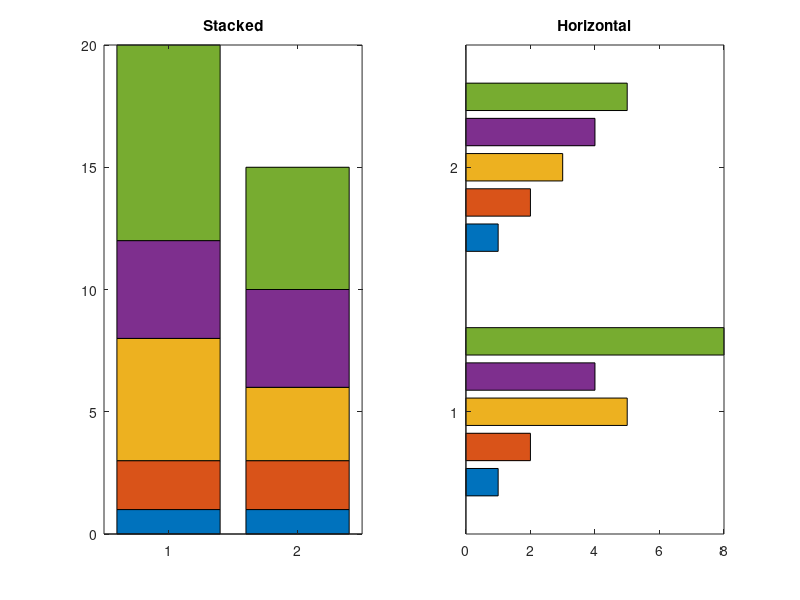

Here is the MATLAB script that generated this plot:
% example for stacked and horizontal bar charts
x = [1 2 5 4 8]; 
y = [x;1:5];
subplot(1,2,1); 
bar(y,'stacked'); 
title('Stacked');
subplot(1,2,2); 
barh(y); 
title('Horizontal');